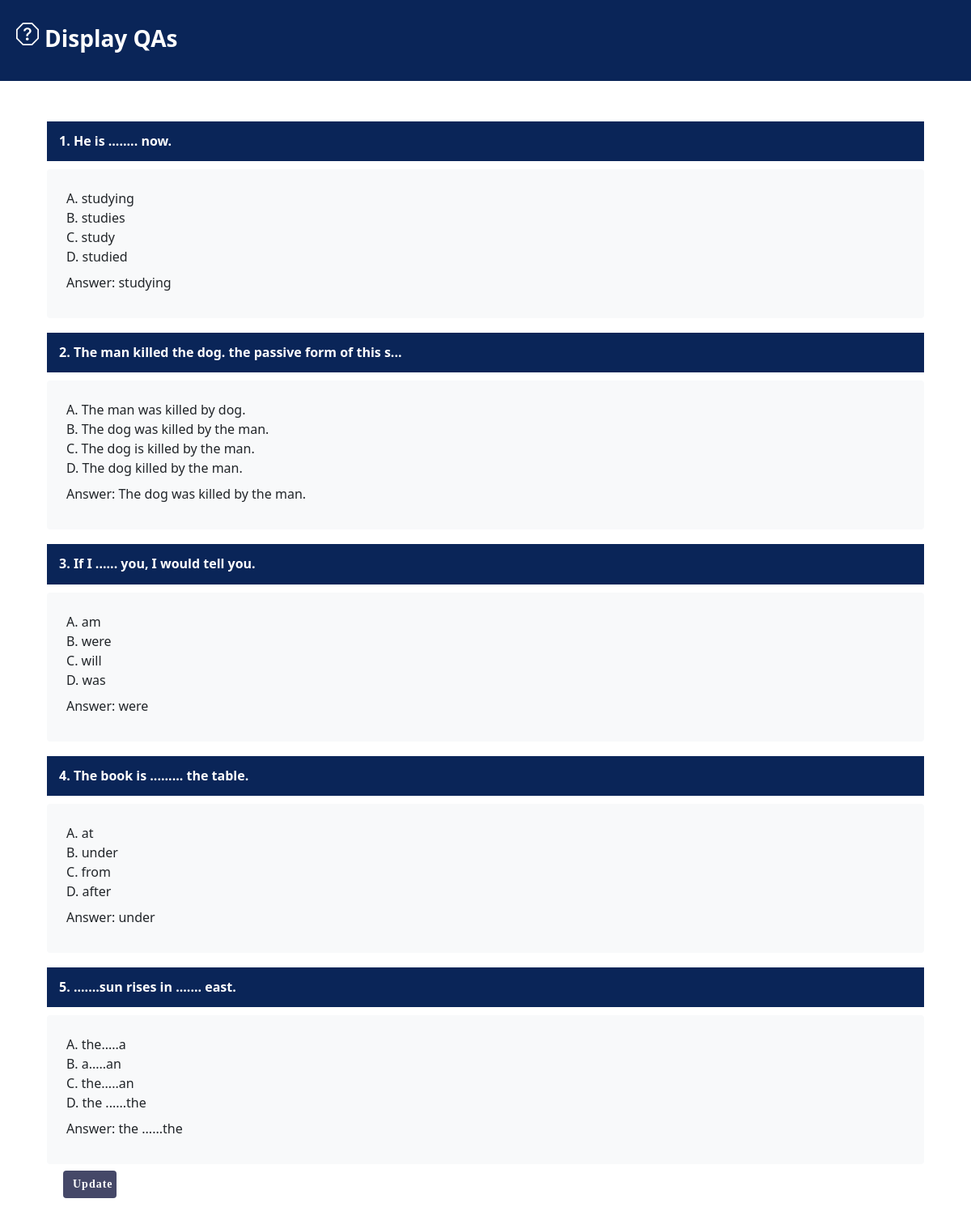
The page /display_QAs.php?id=Eng on the database its author committed.
### tables this page shows
CREATE TABLE `question` (
  `Exam_id` varchar(10) NOT NULL,
  `Question_id` int(11) NOT NULL,
  `Question` varchar(200) NOT NULL,
  `Choice_1` varchar(200) NOT NULL,
  `Choice_2` varchar(200) NOT NULL,
  `Choice_3` varchar(200) NOT NULL,
  `Choice_4` varchar(200) NOT NULL,
  `Answer` varchar(200) NOT NULL
);

### display_QAs.php (the view, shortened to what this page needs)
<?php
include 'connection.php';
?>
<!DOCTYPE html>
<html lang="en">
<head>
    <link rel="stylesheet" href="css/styleQ.css">
    <link href="https://cdn.jsdelivr.net/npm/bootstrap@5.3.0-alpha1/dist/css/bootstrap.min.css" rel="stylesheet"
>
    <link rel="stylesheet" href="https://cdnjs.cloudflare.com/ajax/libs/bootstrap/5.0.2/css/bootstrap.min.css">
</head>
<body>
    <header id="header">
        <div class="row">
            <i class="bi bi-question-octagon">
            </i>
            <h3 class="topic">Display QAs</h3>
        </div>
    </header>
    <section id="up">
        <div class="container my-4">
            <div class="row card-body">
                <?php
                $id = $_GET['id'];
                $query = "SELECT * FROM question WHERE Exam_id ='$id'";
                $result = mysqli_query($conn, $query);
                while ($row = mysqli_fetch_assoc($result)) {
                    ?>
                    <h6 class="card-title fw-bold" id="quest">
                        <?php
                        echo $row["Question_id"] . ". " . $row["Question"];
                        ?>
                    </h6>
                    <div class="card-title bg-light p-4 rounded">
                        <p class="card-title">
                            <?php
                            echo "A" . ". " . $row["Choice_1"];
                            ?><br>
                            <?php
                            echo "B" . ". " . $row["Choice_2"];
                            ?><br>
                            <?php
                            echo "C" . ". " . $row["Choice_3"];
                            ?><br>
                            <?php
                            echo "D" . ". " . $row["Choice_4"];
                            ?>
                        </p>
                        <p class="card-title">
                            <?php
                            echo "Answer" . ": " . $row["Answer"];
                            ?>
                        </p>
                    </div>
                    <?php
                }
                ?>
                <div class="row col-lg-1">
                    <a href="" class="btn-update" data-bs-toggle="modal" data-bs-target="#Update"> Update </a>
                </div>
            </div>
        </div>
    </section>
</body>
</html>

### css/styleQ.css (style rules this page uses)
body { overflow-x: hidden; }
#header { background: #0A2558; transition: all 0.5s; z-index: 997; padding: 20px 0; height: 100px; margin-bottom: 20px; overflow: hidden; }
#header .row { margin: 8px; }
#header .row h3 { font-weight: bold; font-size: 28px; color: white; margin-left: 35px; margin-top: -25px; display: inline; }
.btn-update { font-family: "Raleway"; font-weight: bolder; font-size: 14px; letter-spacing: 1px; display: inline-block; padding: 10px; border-radius: 4px; line-height: 1; color: #fff; background: #454868; width: 10px; margin-left: 20px; text-decoration: none; }
#quest { background-color: #0A2558; color: white; padding: 15px; margin: 10px 0px; }

### rows shown on the page
question: Question_id "1", Question "He is ........ now.", Choice_1 "studying", Choice_2 "studies", Choice_3 "study", Choice_4 "studied", Answer "studying"
question: Question_id "2", Question "The man killed the dog. the passive form of this s...", Choice_1 "The man was killed by dog.", Choice_2 "The dog was killed by the man.", Choice_3 "The dog is killed by the man.", Choice_4 "The dog killed by the man.", Answer "The dog was killed by the man."
question: Question_id "3", Question "If I ...... you, I would tell you.", Choice_1 "am", Choice_2 "were", Choice_3 "will", Choice_4 "was", Answer "were"
question: Question_id "4", Question "The book is ......... the table.", Choice_1 "at", Choice_2 "under", Choice_3 "from", Choice_4 "after", Answer "under"
question: Question_id "5", Question ".......sun rises in ....... east.", Choice_1 "the.....a", Choice_2 "a.....an", Choice_3 "the.....an", Choice_4 "the ......the", Answer "the ......the"
